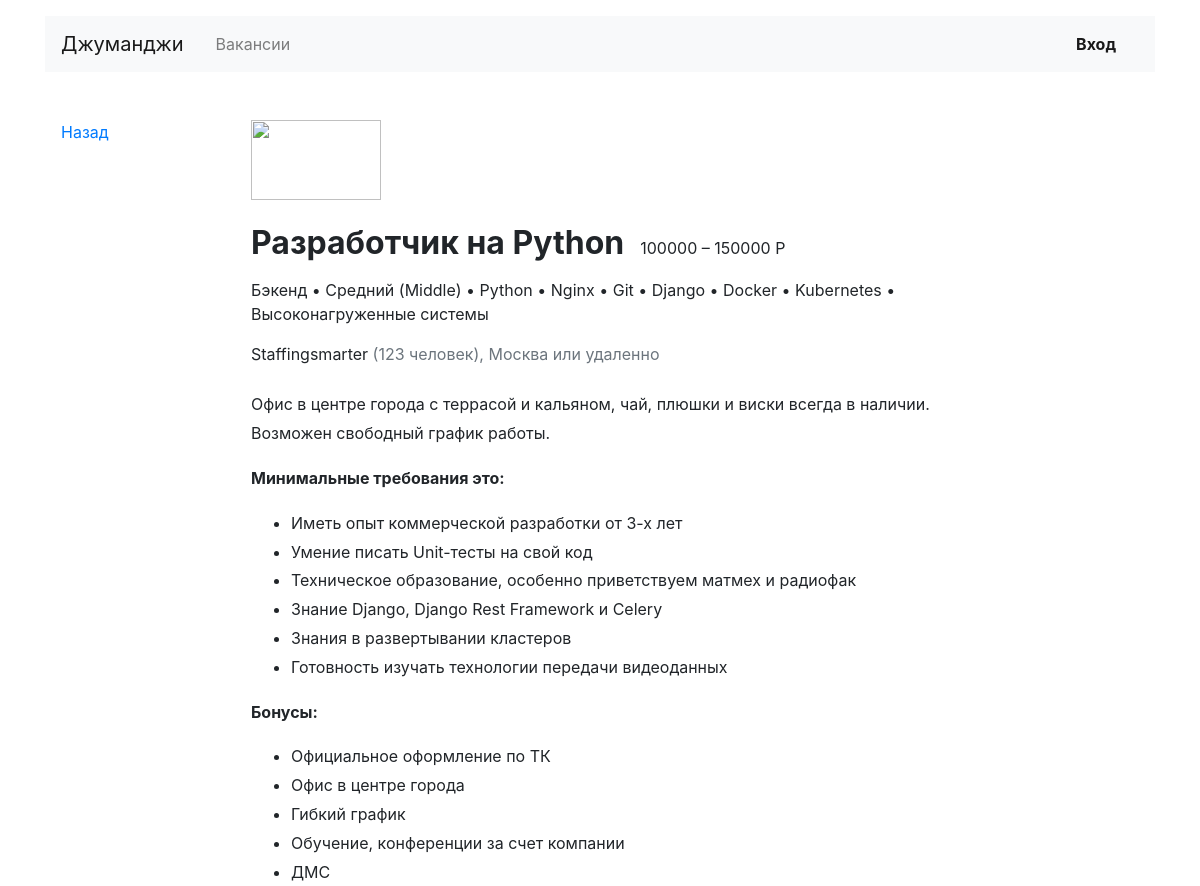
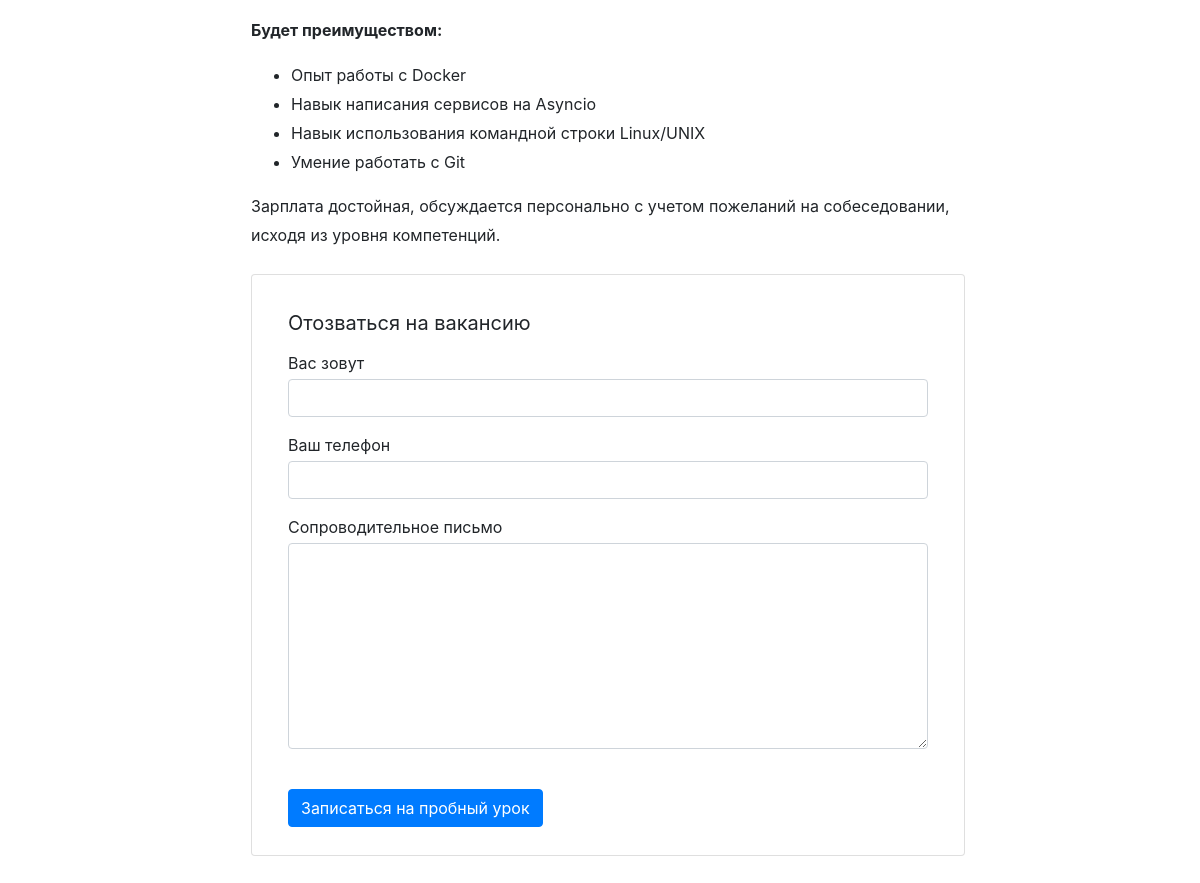
The page /vacancies/1/ on the database its author committed (2 pictures, top to bottom).
### work_searches/models.py (models this page shows, shortened)
class Vacancy(models.Model):
    title = models.CharField(max_length=50)
    specialty = models.ForeignKey('Specialty', on_delete=models.CASCADE, related_name="vacancies")
    company = models.ForeignKey('Company', on_delete=models.CASCADE, related_name="vacancies")
    skills = models.CharField(max_length=100)
    description = models.TextField()
    salary_min = models.PositiveIntegerField()
    salary_max = models.PositiveIntegerField()
    published_at = models.DateField()
    objects = models.Manager()

class Specialty(models.Model):
    code = models.CharField(max_length=15)
    title = models.CharField(max_length=15)
    picture = models.URLField(default='https://place-hold.it/100x60')
    objects = models.Manager()

class Company(models.Model):
    name = models.CharField(max_length=50)
    location = models.CharField(max_length=20)
    logo = models.URLField(default='https://place-hold.it/100x60')
    description = models.CharField(max_length=500)
    employee_count = models.PositiveSmallIntegerField()
    objects = models.Manager()

### work_searches/views.py (the view)
# urls.py: path('vacancies/<int:pk>/', views.vacancy_view),
def vacancy_view(request, pk):
    vacancy_pk = get_object_or_404(Vacancy, id=pk)
    return render(request, 'hh/vacancy.html', context={'vacancy': vacancy_pk})

### work_searches/templatetags/repl.py (called while the page is built)
@register.filter
def repl(self):
    return self.replace(", ", " • ")

### work_searches/templates/hh/vacancy.html (shortened to what this page needs)
{% extends 'hh/base.html' %}
{% block content %}
  <main class="container mt-3 pb-5">
    <div class="row mt-5">
      <div class="col-12 col-lg-2">
        <div class="pl-3 mb-5">
          <p><a href="{{ request.META.HTTP_REFERER }}">Назад</a></p>
        </div>
      </div>
      <div class="col-12 col-lg-8">
        <section class="pl-3">
          <a href="/companies/{{ vacancy.company.id }}"><img src="https://place-hold.it/130x80" width="130" height="80" alt=""></a>
          <div class="d-flex align-items-baseline align-content-baseline">
            <h1 class="h2 mt-4 font-weight-bold" >{{ vacancy.title }}</h1>
            <p class="m-0 pl-3">{{ vacancy.salary_min }} – {{ vacancy.salary_max }} Р</p>
          </div>
          {% load repl %}
          <p class="mt-2">{{ vacancy.specialty.title }} • Средний (Middle) • {{ vacancy.skills|repl }}</p>
          <p class="text-muted mb-4"><a class="text-body" href="/companies/{{ vacancy.company.id }}">{{vacancy.company.name|capfirst }}</a> ({{ vacancy.company.employee_count }} человек), {{ vacancy.company.location }} или удаленно</p>
          <div style="line-height: 1.8;">
            {{ vacancy.description |safe }}
          </div>
          <form action="/echo" class="card mt-4 mb-3" enctype="multipart/form-data">
            <div class="card-body mx-3">
              <p class="h5 mt-3 font-weight-normal">Отозваться на вакансию</p>
              <div class="form-group">
                <label class="mb-1 mt-2" for="userName">Вас зовут</label>
                <input class="form-control" type="text" placeholder="" id="userName">
              </div>
              <div class="form-group">
                <label class="mb-1" for="userPhone">Ваш телефон</label>
                <input class="form-control" type="tel" placeholder="" id="userPhone">
              </div>
              <div class="form-group">
                <label class="mb-1" for="userMsg" >Сопроводительное письмо</label>
                <textarea class="form-control" rows="8" id="userMsg"></textarea>
              </div>
              <input type="submit" class="btn btn-primary mt-4 mb-2" value="Записаться на пробный урок">
            </div>
          </form>
        </section>
      </div>
    </div>
  </main>
{% endblock %}

### work_searches/templates/hh/base.html (shortened to what this page needs)
<!DOCTYPE html>
<html lang="ru">
<head>
  <link rel="stylesheet" href="https://stackpath.bootstrapcdn.com/bootstrap/4.3.1/css/bootstrap.min.css">
</head>
<header class="container mt-3">
    <nav class="navbar navbar-expand-lg navbar-light bg-light">
      <a class="navbar-brand mr-4" href="/">Джуманджи</a>
      <div class="collapse navbar-collapse justify-content-between" id="navbarNav">
        <ul class="navbar-nav col-10">
          <li class="nav-item">
            <a class="nav-link {% if request.path == request.META.QUERY_STRING %} active {% endif %}" href="/vacancies">Вакансии</a>
          </li>
        </ul>
        <ul class="navbar-nav col-2 justify-content-end">
          <li class="nav-item active">
            <a href="#" class="nav-link font-weight-bold">Вход</a>
          </li>
        </ul>
      </div>
    </nav>
  </header>
<body>
    {% block content %} {% endblock %}
</body>
</html>

### rows shown on the page
Vacancy: title "Разработчик на Python", salary_min "100000", salary_max "150000", specialty "Бэкенд", skills|repl "Python • Nginx • Git • Django • Docker • Kubernetes • Высоконагруженные системы", company.name "Staffingsmarter", company.employee_count "123", company.location "Москва", description "Офис в центре города с террасой и кальяном, чай, плюшки и виски всегда в наличии. Возможен свободный график работы. Минимальные требования это: Иметь опыт коммерческой разработки от 3-х лет Умение писать Unit-тесты на свой код Техническое образование, особенно приветствуем матмех и радиофак Знание Django, Django Rest Framework и Celery Знания в развертывании кластеров Готовность изучать технологии передачи видеоданных Бонусы: Официальное оформление по ТК Офис в центре города Гибкий график Обучение, конференции за счет компании ДМС Будет преимуществом: Опыт работы с Docker Навык написания сервисов на Asyncio Навык использования командной строки Linux/UNIX Умение работать с Git Зарплата…"
